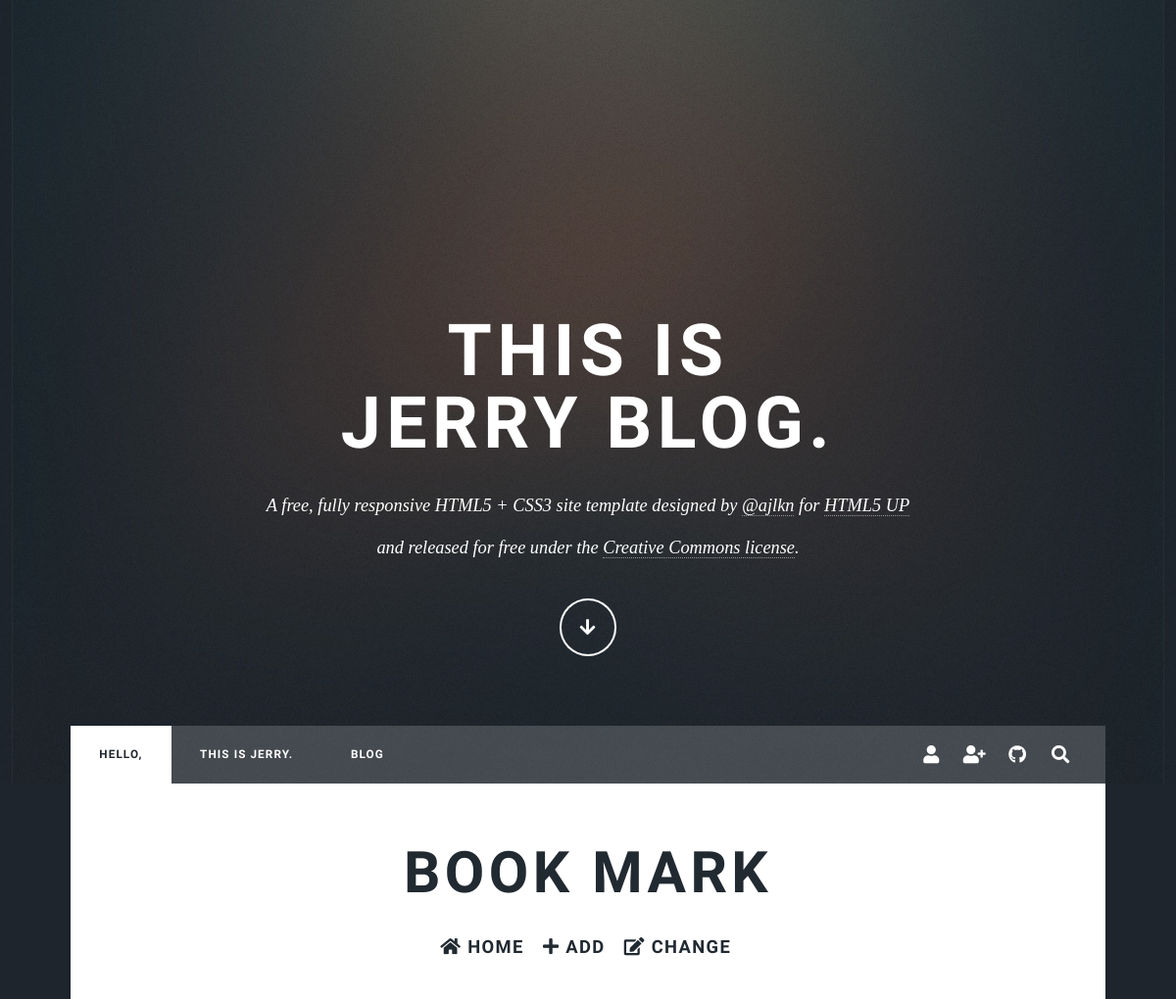
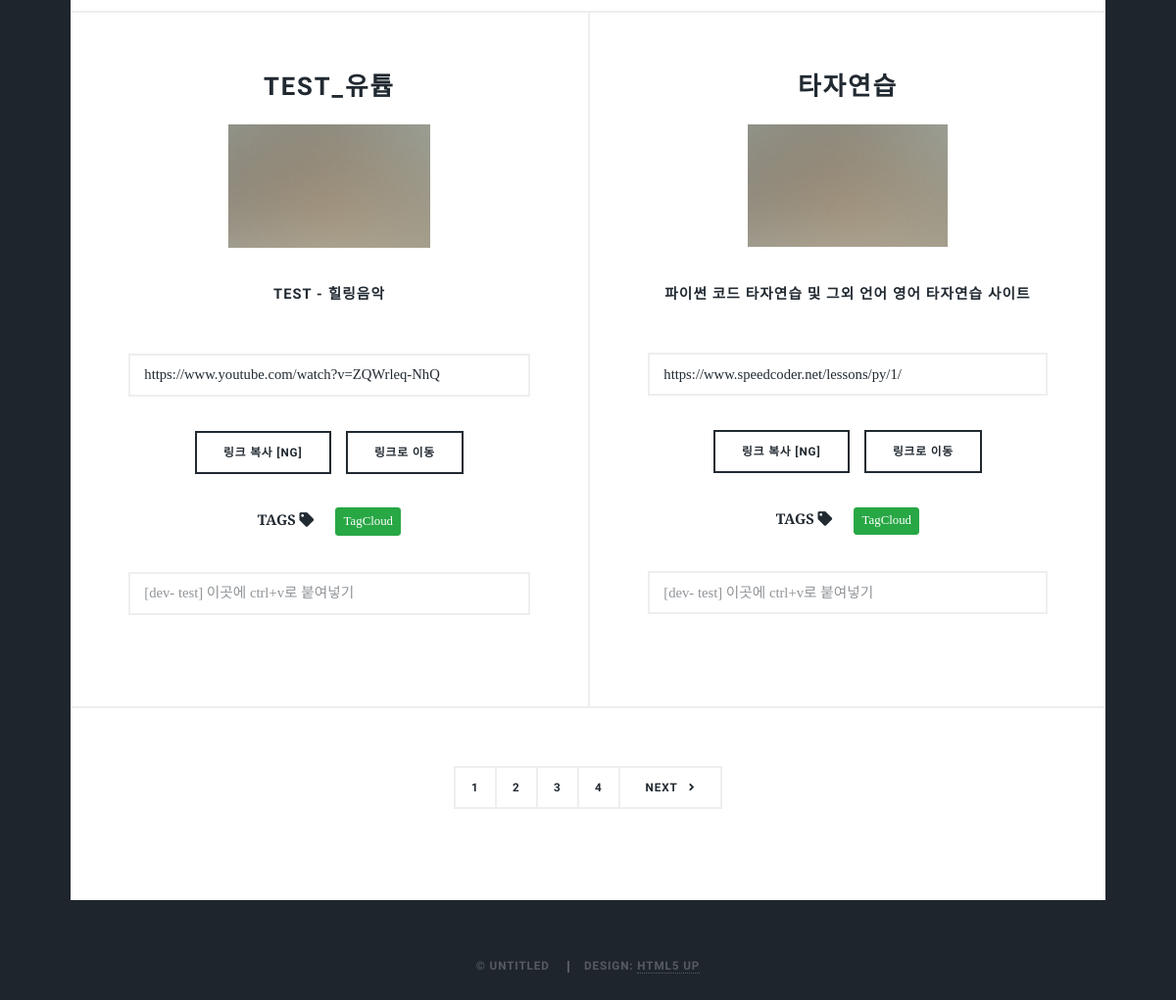
Screenshot of /lnk/ with the database file from the repository (2 pictures, top to bottom).
### linkList/models.py (models this page shows, shortened)
class LinkList(models.Model):
    title    = models.CharField('TITLE', max_length=100, blank=True)
    url      = models.URLField('URL', unique=True)
    content  = models.TextField('CONTENT', blank=True, help_text='simple text.')
    owner    = models.ForeignKey(User, on_delete=models.CASCADE, blank=True, null=True)
    tags     = TaggableManager(blank=True)

### linkList/views.py (the view)
# urls.py: path('', views.linkLV.as_view(), name='index'),  # /lnk/
class linkLV(ListView):
    model = LinkList
    template_name = 'linkList/link_list.html'
    context_object_name = 'links'
    paginate_by = 2  # 한페이지에 보여주는 객체 리스트의 개수

### templates/linkList/link_list.html (shortened to what this page needs)
{% extends 'blog/base.html'%}
{% load static %}
{% block content %}
<div id="main">
    <header class="major">
        <h1>book mark</h1>
        <ul class='nav justify-content-center'  >
            <li class="nav-item"><h3><a href="{% url 'home' %}"><i class="fa fa-home"></i>&nbsp;Home &nbsp;</a></h3></li>
            <li class="nav-item"><h3><a href="{% url 'linkList:add' %}"><i class="fa fa-plus"></i>&nbsp;add &nbsp;</a></h3></li>
            <li class="nav-item"><h3><a href="{% url 'linkList:change' %}"><i class="fas fa-edit"></i></i>&nbsp;change &nbsp;</a></h3></li>
        </ul>
    </header>
    <section class="posts">
        {% for Link in object_list %}
        <article>
            <header>
                <h2><a href="{% url 'linkList:link_detail' Link.id %}">{{ Link.title }}</a></h2>
            </header>
            <div>
                <a href="{{ Link.url }}" class="image fit">
                    <img src="{% static 'images/pic02.jpg' %}" target="_blank" style="width: 50%;" class="five" alt="[dev-test]" />
                </a>
                <h4>{{ Link.content }}</h4>
            </div>
            <br />
            <input id='inputField' value="{{ Link.url }}"  type="text" >
            <br />
            <ul class="actions special">
                <li><button onclick="InputclipBoard('inputField');"> 링크 복사 [NG] </button></li>
                <li><a href="{{Link.url}}" class="button" target="_blank"> 링크로 이동 </a></li>
            </ul>
            <div>
                <b>TAGS</b> <i class="fas fa-tag"></i>
                {% load taggit_templatetags2_tags %}
                <a href="{% url 'linkList:tag_cloud' %}"><span class="btn btn-success btn-sm">TagCloud</span></a>
            </div>
            <br />
            <input placeholder="[dev- test] 이곳에 ctrl+v로 붙여넣기 " type="text">
            <br />
        </article>
        {% endfor %}
    </section>
    <footer>
        <div class="pagination">
            {% for page_number in page_obj.paginator.page_range %}
                {% if page_number >= page_obj.number|add:-5 and page_number <= page_obj.number|add:5 %}
                    {% if page_number == page_obj.number %}
                    <li class="page-item active">
                        <a class="page" href="?page={{ page_number }}">{{ page_number }}</a>
                    </li>
                    {% else %}
                    <li class="page-item">
                        <a class="page" href="?page={{ page_number }}">{{ page_number }}</a>
                    </li>
                    {% endif %}
                {% endif %}
            {% endfor %}
            {% if page_obj.has_next %}
            <a href="?page={{ page_obj.next_page_number }}" class="next">Next</a>
            {% endif %}
        </div>
    </footer>
    <br />
</div>
{% endblock %}

### static/assets/css/test.css (style rules this page uses)
.five { width: 65%; font-size : 88%; display : grid; margin-left : auto; margin-right: auto; }

### rows the page displays
LinkList: title "TEST_유튭", content "TEST - 힐링음악", url "https://www.youtube.com/watch?v=ZQWrleq-NhQ"
LinkList: title "타자연습", content "파이썬 코드 타자연습 및 그외 언어 영어 타자연습 사이트", url "https://www.speedcoder.net/lessons/py/1/"

### other values shown
{{ page_number }} "1"
{{ page_number }} "2" "3" "4"
